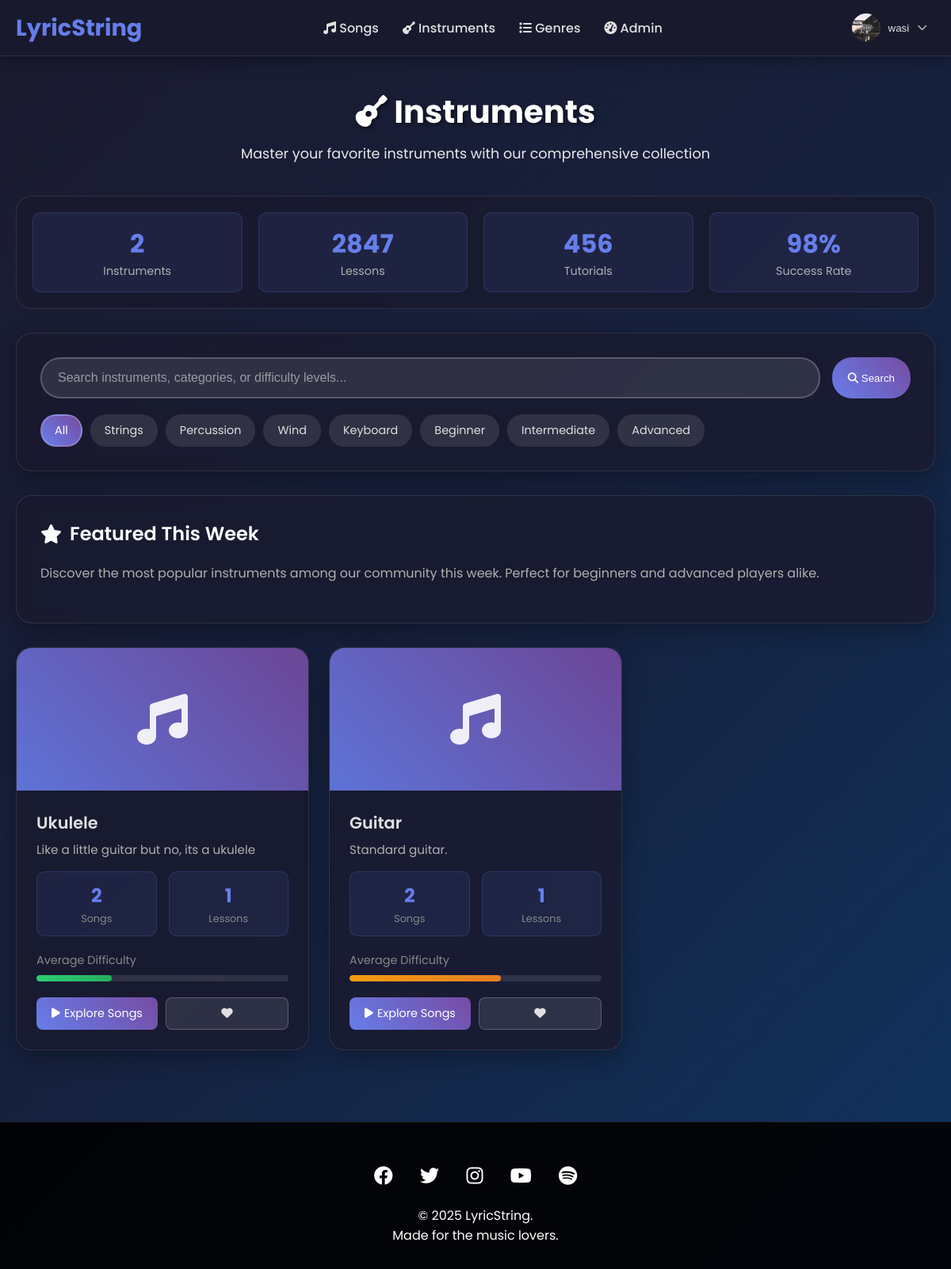
The app's page /instruments/ (signed in) with its own data.
### users/models.py (models this page shows, shortened)
class CustomUser(AbstractUser):
    username = models.CharField(
        max_length=150,
        unique=True,
        help_text='Required. 150 characters or fewer. Letters, digits and @/./+/-/_ only.',
        validators=[AbstractUser.username_validator],
        error_messages={
            'unique': "A user with that username already exists.",
        },
    )
    bio = models.TextField(blank=True)
    profile_picture = models.ImageField(upload_to='profile_pics/', blank=True)
    location = models.CharField(max_length=100, blank=True)
    website = models.URLField(blank=True)
    social_media = models.CharField(max_length=100, blank=True)
    skill_level = models.CharField(max_length=20, choices=[
        ('beginner', 'Beginner'),
        ('intermediate', 'Intermediate'),
        ('advanced', 'Advanced'),
        ('professional', 'Professional')
    ], default='beginner')
    groups = models.ManyToManyField(
        'auth.Group',
        verbose_name='groups',
        blank=True,
        help_text='The groups this user belongs to. A user will get all permissions granted to each of their groups.',
        related_name="customuser_set",
        related_query_name="user",
    )
    user_permissions = models.ManyToManyField(
        'auth.Permission',
        verbose_name='user permissions',
        blank=True,
        help_text='Specific permissions for this user.',
        related_name="customuser_set",
        related_query_name="user",
    )

### content/models.py (models this page shows, shortened)
class Instrument(models.Model):
    name = models.CharField(max_length=50)
    category = models.CharField(max_length=50, choices=[
        ('strings', 'Strings'),
        ('percussion', 'Percussion'),
        ('wind', 'Wind'),
        ('keyboard', 'Keyboard'),
        ('electronic', 'Electronic')
    ])
    description = models.TextField()
    icon_class = models.CharField(max_length=50, default='fas fa-music')
    difficulty = models.CharField(max_length=10, choices=[
        ('easy', 'Easy'),
        ('medium', 'Medium'),
        ('hard', 'Hard')
    ], default='medium')

### content/views.py (the view)
# urls.py: path('instruments/', views.instrument_list_view, name='instrument_list'),
def instrument_list_view(request):
    instruments = Instrument.objects.all()
    context = {
        'instruments': instruments,
        'total_instruments': Instrument.objects.count(),
        'total_lessons': 2847,  # This would come from a Lesson model if you had one
        'total_tutorials': 456,  # Same as above
    }
    return render(request, 'content/instrument_list.html', context)

### templates/content/instrument_list.html (shortened to what this page needs)
{% extends "base.html" %}
{% load static %}
{% block content %}
<link rel="stylesheet" href="{% static 'css/instrument_list.css' %}">
<div class="page-header">
    <h1><i class="fas fa-guitar"></i> Instruments</h1>
    <p>Master your favorite instruments with our comprehensive collection</p>
</div>
<div class="stats-section">
    <div class="stats-grid">
        <div class="global-stat-item">
            <div class="global-stat-number">{{ total_instruments }}</div>
            <div class="global-stat-label">Instruments</div>
        </div>
        <div class="global-stat-item">
            <div class="global-stat-number">{{ total_lessons }}</div>
            <div class="global-stat-label">Lessons</div>
        </div>
        <div class="global-stat-item">
            <div class="global-stat-number">{{ total_tutorials }}</div>
            <div class="global-stat-label">Tutorials</div>
        </div>
        <div class="global-stat-item">
            <div class="global-stat-number">98%</div>
            <div class="global-stat-label">Success Rate</div>
        </div>
    </div>
</div>
<div class="search-section">
    <div class="search-bar">
        <input type="text" class="search-input" placeholder="Search instruments, categories, or difficulty levels...">
        <button class="btn btn-primary">
            <i class="fas fa-search"></i> Search
        </button>
    </div>
    <div class="filter-tags">
        <span class="filter-tag active">All</span>
        <span class="filter-tag">Strings</span>
        <span class="filter-tag">Percussion</span>
        <span class="filter-tag">Wind</span>
        <span class="filter-tag">Keyboard</span>
        <span class="filter-tag">Beginner</span>
        <span class="filter-tag">Intermediate</span>
        <span class="filter-tag">Advanced</span>
    </div>
</div>
<div class="featured-section">
    <h2 class="section-title">
        <i class="fas fa-star"></i> Featured This Week
    </h2>
    <p style="color: #b0b0b0; margin-bottom: 20px;">
        Discover the most popular instruments among our community this week. Perfect for beginners and advanced players alike.
    </p>
</div>
<div class="instruments-grid">
    {% for instrument in instruments %}
    <div class="instrument-card {{ instrument.category }}">
        <div class="instrument-header">
            <div class="instrument-bg"></div>
            <i class="instrument-icon {{ instrument.icon_class }}"></i>
        </div>
        <div class="instrument-info">
            <div class="instrument-name">{{ instrument.name }}</div>
            <div class="instrument-description">
                {{ instrument.description }}
            </div>
            <div class="instrument-stats">
                <div class="stat-item">
                    <div class="stat-number">{{ instrument.song_set.count }}</div>
                    <div class="stat-label">Songs</div>
                </div>
                <div class="stat-item">
                    <div class="stat-number">{% widthratio instrument.song_set.count 3 1 %}</div>
                    <div class="stat-label">Lessons</div>
                </div>
            </div>
            <div class="difficulty-section difficulty-{{ instrument.difficulty }}">
                <div class="difficulty-label">Average Difficulty</div>
                <div class="difficulty-bar">
                    <div class="difficulty-progress"></div>
                </div>
            </div>
            <div class="instrument-actions">
                <a href="{% url 'instrument_songs' instrument.id %}" class="action-btn btn-primary" style="text-decoration: none;">
                    <i class="fas fa-play"></i> Explore Songs
                </a>
                <button class="action-btn btn-secondary">
                    <i class="fas fa-heart"></i>
                </button>
            </div>
        </div>
    </div>
    {% endfor %}
</div>
{% endblock %}

### templates/base.html (shortened to what this page needs)
{% load static %}
<!DOCTYPE html>
<html lang="en">
<head>
    <link rel="stylesheet" href="https://cdnjs.cloudflare.com/ajax/libs/font-awesome/6.4.0/css/all.min.css">
    <link rel="stylesheet" href="{% static 'css/styles.css' %}">
    <link rel="stylesheet" href="{% static 'css/base.css' %}">
</head>
<body>
    <header class="header">
        <nav class="nav-container">
            <a href="/" class="logo">
                LyricString
            </a>
            <ul class="nav-menu">
                <li><a href="/"><i class="fas fa-music"></i> Songs</a></li>
                <li><a href="/instruments/"><i class="fas fa-guitar"></i> Instruments</a></li>
                <li><a href="/genres/"><i class="fas fa-list"></i> Genres</a></li>
                {% if user.is_staff %}
                <li><a href="/dashboard/"><i class="fas fa-tachometer-alt"></i> Admin</a></li>
                {% endif %}
            </ul>
            <div class="user-actions">
                {% if user.is_authenticated %}
                <div class="user-profile">
                    <div class="profile-dropdown">
                        <button class="profile-btn">
                            {% if user.profile_picture %}
                            <img src="{{ user.profile_picture.url }}" alt="{{ user.username }}" class="profile-pic">
                            {% else %}
                            <div class="profile-pic default"><i class="fas fa-user"></i></div>
                            {% endif %}
                            <span class="username">{{ user.username }}</span>
                            <i class="fas fa-chevron-down dropdown-icon"></i>
                        </button>
                    </div>
                </div>
                {% else %}
                <a href="{% url 'login' %}" class="btn btn-outline">Sign in</a>
                <a href="{% url 'register' %}" class="btn btn-primary">Sign up</a>
                {% endif %}
            </div>
        </nav>
    </header>
    <main class="main-content">
        {% block content %}{% endblock %}
    </main>
    <footer class="footer">
        <div class="footer-content">
            <div class="social-links">
                <a href="#"><i class="fab fa-facebook"></i></a>
                <a href="#"><i class="fab fa-twitter"></i></a>
                <a href="#"><i class="fab fa-instagram"></i></a>
                <a href="#"><i class="fab fa-youtube"></i></a>
                <a href="#"><i class="fab fa-spotify"></i></a>
            </div>
            <p>&copy; 2025 LyricString.</p>
            <p>Made for the music lovers.</p>
        </div>
    </footer>
</body>
</html>

### static/css/styles.css (style rules this page uses)
* { margin: 0; padding: 0; box-sizing: border-box; }
body { font-family: 'Poppins', sans-serif; background: linear-gradient(135deg, #1a1a2e 0%, #16213e 50%, #0f3460 100%); min-height: 100vh; color: #e0e0e0; }
.header { background: rgba(26, 26, 46, 0.95); backdrop-filter: blur(10px); box-shadow: 0 4px 20px rgba(0,0,0,0.3); position: sticky; top: 0; z-index: 1000; border-bottom: 1px solid rgba(255, 255, 255, 0.1); }
.nav-container { max-width: 1400px; margin: 0 auto; padding: 0 20px; display: flex; justify-content: space-between; align-items: center; height: 70px; }
.logo { display: flex; align-items: center; gap: 10px; font-size: 1.8rem; font-weight: 700; color: #667eea; text-decoration: none; }
.nav-menu { display: flex; list-style: none; gap: 30px; }
.nav-menu a { text-decoration: none; color: #e0e0e0; font-weight: 500; transition: color 0.3s ease; position: relative; }
.nav-menu a::after { content: ''; position: absolute; width: 0; height: 2px; bottom: -5px; left: 0; background: linear-gradient(45deg, #667eea, #764ba2); transition: width 0.3s ease; }
.user-actions { display: flex; gap: 15px; align-items: center; }
.btn { padding: 10px 20px; border-radius: 25px; text-decoration: none; font-weight: 500; transition: all 0.3s ease; border: none; cursor: pointer; }
.btn-primary { background: linear-gradient(45deg, #667eea, #764ba2); color: white; }
.user-profile { position: relative; }
.profile-dropdown { position: relative; }
.profile-btn { display: flex; align-items: center; gap: 10px; background: transparent; border: none; cursor: pointer; padding: 5px 10px; border-radius: 30px; transition: all 0.3s ease; }
.profile-pic { width: 36px; height: 36px; border-radius: 50%; object-fit: cover; }
.username { font-weight: 500; color: #e0e0e0; }
.dropdown-icon { font-size: 0.8rem; color: #b0b0b0; transition: transform 0.3s ease; }
.main-content { max-width: 1400px; margin: 0 auto; padding: 40px 20px; min-height: calc(100vh - 140px); }
.page-header { text-align: center; margin-bottom: 40px; color: white; }
.page-header h1 { font-size: 2.5rem; margin-bottom: 10px; text-shadow: 2px 2px 4px rgba(0,0,0,0.5); }
.page-header p { font-size: 1.1rem; opacity: 0.9; }
.search-section { background: rgba(26, 26, 46, 0.8); backdrop-filter: blur(10px); border-radius: 20px; padding: 30px; margin-bottom: 30px; box-shadow: 0 10px 30px rgba(0,0,0,0.3); border: 1px solid rgba(255, 255, 255, 0.1); }
.search-bar { display: flex; gap: 15px; margin-bottom: 20px; }
.search-input { flex: 1; padding: 15px 20px; border: 2px solid rgba(255, 255, 255, 0.2); border-radius: 25px; font-size: 1rem; transition: border-color 0.3s ease; background: rgba(255, 255, 255, 0.1); color: #e0e0e0; }
.search-input::placeholder { color: rgba(224, 224, 224, 0.6); }
.filter-tags { display: flex; gap: 10px; flex-wrap: wrap; }
.filter-tag { padding: 8px 16px; background: rgba(255, 255, 255, 0.1); border-radius: 20px; font-size: 0.9rem; cursor: pointer; transition: all 0.3s ease; border: 2px solid transparent; color: #e0e0e0; }
.filter-tag:hover, .filter-tag.active { background: linear-gradient(45deg, #667eea, #764ba2); color: white; border-color: rgba(255, 255, 255, 0.2); }
.action-btn { background: none; border: none; font-size: 1rem; cursor: pointer; padding: 6px; border-radius: 50%; transition: all 0.3s ease; color: #888; }
.stats-section { background: rgba(26, 26, 46, 0.8); backdrop-filter: blur(10px); border-radius: 20px; padding: 20px; margin-bottom: 30px; text-align: center; border: 1px solid rgba(255, 255, 255, 0.1); }
.stats-grid { display: grid; grid-template-columns: repeat(auto-fit, minmax(150px, 1fr)); gap: 20px; }
.stat-item { padding: 15px; border-radius: 10px; background: rgba(102, 126, 234, 0.1); border: 1px solid rgba(102, 126, 234, 0.2); }
.stat-number { font-size: 2rem; font-weight: 700; color: #667eea; }
.stat-label { color: #b0b0b0; font-size: 0.9rem; }
.footer { background: rgba(0,0,0,0.9); color: white; text-align: center; padding: 30px 0; margin-top: 50px; border-top: 1px solid rgba(255, 255, 255, 0.1); }
.footer-content { max-width: 1400px; margin: 0 auto; padding: 0 20px; }
.social-links { margin: 20px 0; }
.social-links a { color: white; font-size: 1.5rem; margin: 0 15px; transition: color 0.3s ease; }

### records on screen
CustomUser: profile_picture (picture), username "wasi"
Instrument: name "Ukulele", description "Like a little guitar but no, its a ukulele", song_set.count "2", id "1"
Instrument: name "Guitar", description "Standard guitar.", song_set.count "2", id "1"

### other values on screen
{{ total_instruments }} "2"
{{ total_lessons }} "2847"
{{ total_tutorials }} "456"
